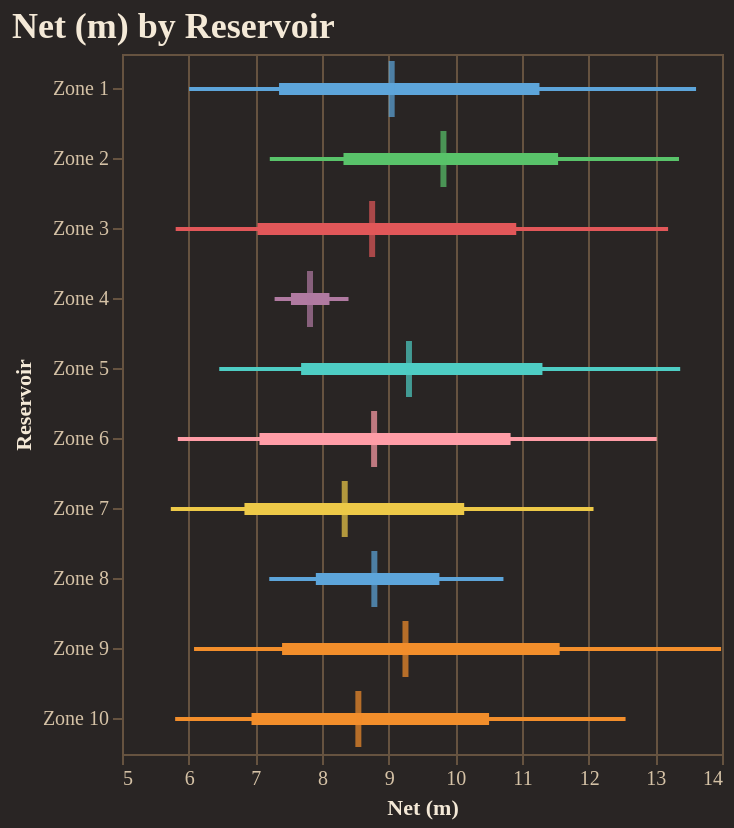

Notebook cell for this chart:
### Code cell
fig = reporter.plotter.forest_plot(
    "Net (m)", 
    backend=PLOTTING_BACKEND
)
fig.show()

### Figure 1 — Vega-Lite specification as saved in the notebook (floating-point values rounded to 4 significant figures)
{"config": {"background": "#292524", "view": {"fill": "#292524", "stroke": "#665340"}, "title": {"color": "#f4e9d7", "font": "Merriweather", "fontSize": 18, "fontWeight": 600, "subtitleColor": "#d5c2a6", "anchor": "start"}, "axis": {"domainColor": "#665340", "gridColor": "#665340", "tickColor": "#665340", "labelColor": "#d5c2a6", "titleColor": "#f4e9d7", "labelFont": "Merriweather", "titleFont": "Merriweather"}, "legend": {"titleColor": "#f4e9d7", "labelColor": "#d5c2a6", "labelFont": "Merriweather", "titleFont": "Merriweather", "orient": "top-right", "symbolType": "circle"}, "header": {"labelColor": "#d5c2a6", "titleColor": "#f4e9d7", "labelFont": "Merriweather", "titleFont": "Merriweather"}, "mark": {"color": "#c78d3b"}, "line": {"color": "#c78d3b"}, "bar": {"color": "#c78d3b"}, "point": {"color": "#ddb06d"}, "area": {"color": "#c78d3b", "opacity": 0.35}, "text": {"color": "#f4e9d7", "font": "Merriweather"}, "range": {"category": ["#5DA5DA", "#F28E2B", "#59C36A", "#E15759", "#B07AA1", "#4ECDC4", "#FF9DA7", "#EDC948"]}}, "layer": [{"mark": {"type": "rule", "strokeWidth": 2}, "encoding": {"color": {"field": "group", "legend": null, "type": "nominal"}, "x": {"field": "p10", "scale": {"zero": false}, "title": "Net (m)", "type": "quantitative"}, "x2": {"field": "p90"}, "y": {"field": "group", "sort": ["Zone 1", "Zone 2", "Zone 3", "Zone 4", "Zone 5", "Zone 6", "Zone 7", "Zone 8", "Zone 9", "Zone 10"], "title": "Reservoir", "type": "nominal"}}}, {"mark": {"type": "rule", "strokeWidth": 6}, "encoding": {"color": {"field": "group", "legend": null, "type": "nominal"}, "x": {"field": "p25", "scale": {"zero": false}, "title": "Net (m)", "type": "quantitative"}, "x2": {"field": "p75"}, "y": {"field": "group", "sort": ["Zone 1", "Zone 2", "Zone 3", "Zone 4", "Zone 5", "Zone 6", "Zone 7", "Zone 8", "Zone 9", "Zone 10"], "title": "Reservoir", "type": "nominal"}}}, {"mark": {"type": "tick", "color": "black", "size": 28, "thickness": 3}, "encoding": {"color": {"field": "group", "legend": null, "type": "nominal"}, "tooltip": [{"field": "group", "title": "Group", "type": "nominal"}, {"field": "p10", "title": "P10", "type": "quantitative"}, {"field": "p25", "title": "P25", "type": "quantitative"}, {"field": "median", "title": "Median", "type": "quantitative"}, {"field": "p75", "title": "P75", "type": "quantitative"}, {"field": "p90", "title": "P90", "type": "quantitative"}], "x": {"field": "median", "scale": {"zero": false}, "title": "Net (m)", "type": "quantitative"}, "y": {"field": "group", "sort": ["Zone 1", "Zone 2", "Zone 3", "Zone 4", "Zone 5", "Zone 6", "Zone 7", "Zone 8", "Zone 9", "Zone 10"], "title": "Reservoir", "type": "nominal"}}}], "data": {"name": "data-93b6a4c9fcfcc9b5822b0a652e585c9e"}, "height": 350, "title": "Net (m) by Reservoir", "width": "container", "$schema": "https://vega.github.io/schema/vega-lite/v5.20.1.json", "datasets": {"data-93b6a4c9fcfcc9b5822b0a652e585c9e": [{"group": "Zone 1", "p10": 6.007, "p25": 7.356, "median": 9.045, "p75": 11.26, "p90": 13.61}, {"group": "Zone 2", "p10": 7.217, "p25": 8.322, "median": 9.822, "p75": 11.54, "p90": 13.35}, {"group": "Zone 3", "p10": 5.805, "p25": 7.033, "median": 8.752, "p75": 10.91, "p90": 13.19}, {"group": "Zone 4", "p10": 7.289, "p25": 7.534, "median": 7.82, "p75": 8.112, "p90": 8.398}, {"group": "Zone 5", "p10": 6.459, "p25": 7.687, "median": 9.305, "p75": 11.31, "p90": 13.37}, {"group": "Zone 6", "p10": 5.837, "p25": 7.062, "median": 8.782, "p75": 10.83, "p90": 13.02}, {"group": "Zone 7", "p10": 5.732, "p25": 6.837, "median": 8.341, "p75": 10.13, "p90": 12.07}, {"group": "Zone 8", "p10": 7.209, "p25": 7.908, "median": 8.785, "p75": 9.761, "p90": 10.72}, {"group": "Zone 9", "p10": 6.081, "p25": 7.401, "median": 9.252, "p75": 11.56, "p90": 13.99}, {"group": "Zone 10", "p10": 5.797, "p25": 6.943, "median": 8.545, "p75": 10.51, "p90": 12.55}]}}
